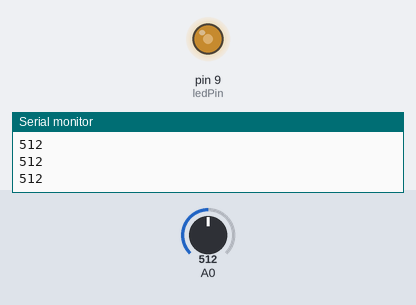
Simulated run of this sketch. Board: Arduino Uno, built with avr-gcc and run on an emulated ATmega328P. Shown: output pins drawn as LEDs (lit = HIGH), the last lines printed to the serial monitor. The test bench sets the inputs (shaded band); at power-on: A0 = 512.

Above: at 1.2 s.
1.3 s: A0 set to 306
At 1.8 s:
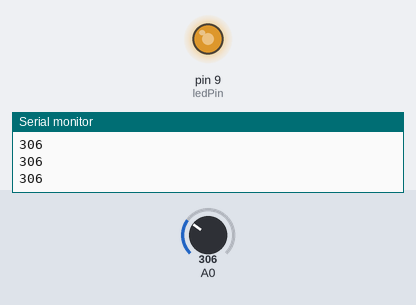
2.8 s: A0 set to 122
At 3.1 s:
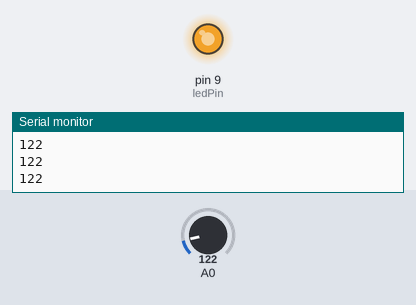
4.3 s: A0 set to 900
At 5.4 s:
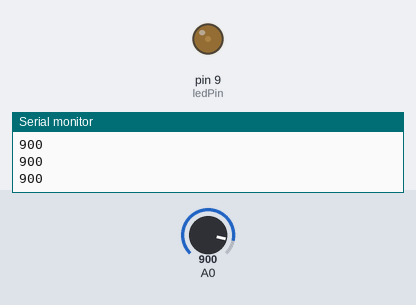
5.8 s: A0 set to 1023
At 6.6 s:
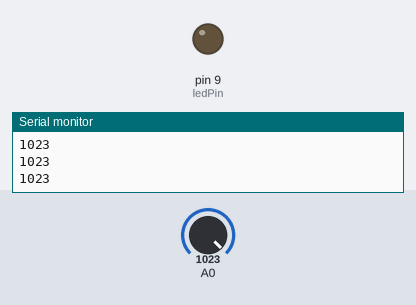
7.3 s: A0 set to 511
At 7.6 s:
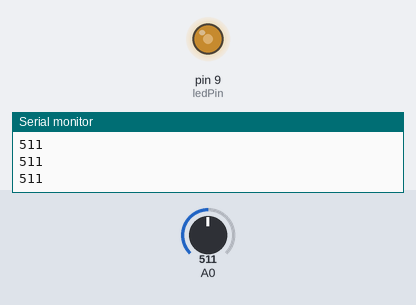
Timing chart, 0 to 9.8 s (numbered marks = the images above; inputs shaded):
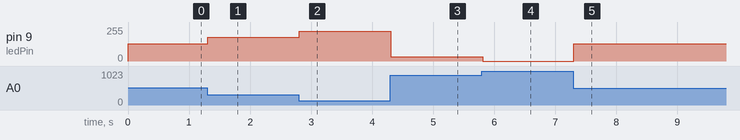

Measured:
- after the input at 1.3 s, pin 9 (ledPin): 128/255 → 179/255 at once
- after the input at 2.8 s, pin 9 (ledPin): 179/255 → 225/255 at once
- after the input at 4.3 s, pin 9 (ledPin): 225/255 → 31/255 at once
- after the input at 5.8 s, pin 9 (ledPin): 31/255 → 0/255 at once
- after the input at 7.3 s, pin 9 (ledPin): 0/255 → 128/255 at once

The sketch:

sketch_feb17a.ino
```cpp
int convertValue;
int ledPin = 9;

void setup() {
  // put your setup code here, to run once:
    Serial.begin(9600);
    pinMode(ledPin, OUTPUT);

}

void loop() {
  // put your main code here, to run repeatedly:
  convertValue = analogRead(A0);
  Serial.println(convertValue);

  analogWrite(ledPin, map(convertValue, 0, 1023, 255, 0));

}
```
